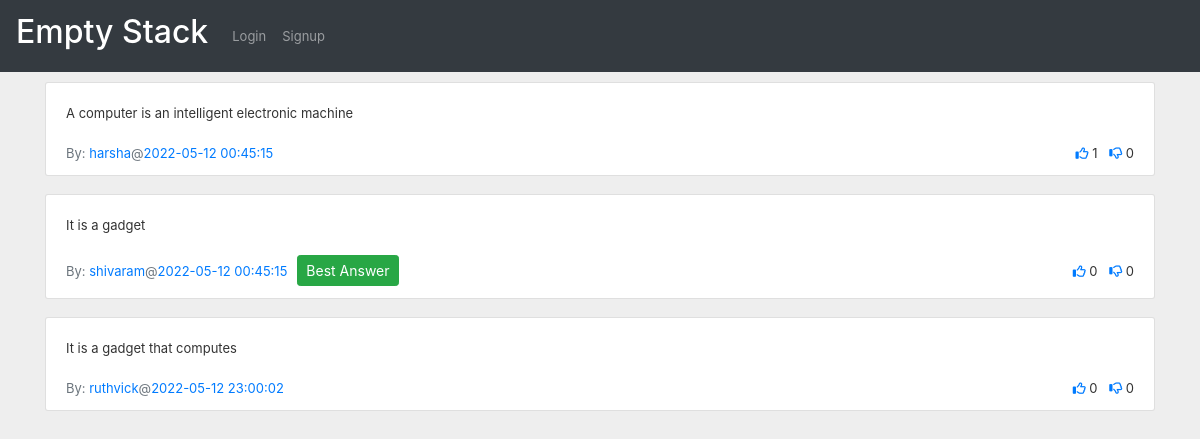
Page /show_answers/1 on the earlier database version.
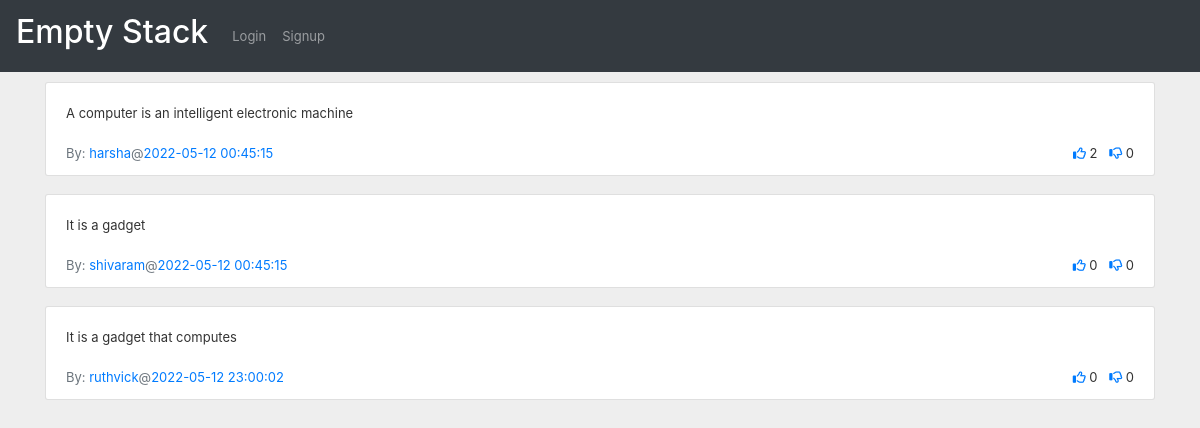
Same page on the later database version.
### app.py (models this page shows)
class Answers(db.Model):
    answerid = db.Column(db.Integer, autoincrement=True, primary_key=True)
    userid = db.Column(db.Integer, ForeignKey(Users.userid))
    answer = db.Column(db.Text)
    questionid = db.Column(db.Integer, ForeignKey(Questions.questionid))
    timeposted = db.Column(db.DateTime, server_default=func.now())
    upvotes = db.Column(db.Integer, default=0)
    downvotes = db.Column(db.Integer, default=0)
    bestanswer = db.Column(db.Boolean, default=False)

### app.py (the view)
@app.route('/show_answers/<question_id>', methods=['GET', 'POST'])
def show_answers(question_id):
    session['question_id'] = question_id
    question_id = int(question_id)
    answers = Answers.query.filter_by(questionid=question_id).all()
    usernames = []
    list_of_upvotes = []
    list_of_downvotes = []
    for answer in answers:
        user = Users.query.filter_by(userid=answer.userid).first()
        user_upvote = Upvotes.query.filter_by(userid=session.get('userid'), answerid=answer.answerid).first()
        if user_upvote:
            list_of_upvotes.append(True)
        else:
            list_of_upvotes.append(False)
        user_downvote = Downvotes.query.filter_by(userid=session.get('userid'), answerid=answer.answerid).first()
        if user_downvote:
            list_of_downvotes.append(True)
        else:
            list_of_downvotes.append(False)
        usernames.append(user.username)
    question = Questions.query.filter_by(questionid=question_id).first()
    return render_template('answers.html',
                           answers=answers,
                           usernames=usernames,
                           list_of_upvotes=list_of_upvotes,
                           list_of_downvotes=list_of_downvotes,
                           question=question)

### templates/answers.html (shortened to what this page needs)
{% extends "base.html" %}
{% import "bootstrap/wtf.html" as wtf %}
{% block styles %}
    <link rel="stylesheet" href="{{url_for('.static', filename='css/answers.css')}}">
{% endblock %}
{% block content %}
    {% for answer in answers %}
        <div class="container d-flex justify-content-center mt-10">
            {% if list_of_upvotes[loop.index-1] %}
                {% set upvote_icon_class = "fas fa-thumbs-up" %}
            {% else %}
                {% set upvote_icon_class = "far fa-thumbs-up" %}
            {% endif %}
            {% if list_of_downvotes[loop.index-1] %}
                {% set downvote_icon_class = "fas fa-thumbs-down" %}
            {% else %}
                {% set downvote_icon_class = "far fa-thumbs-down" %}
            {% endif %}
            <div class="w-100 overflow-auto order-2 order-md-1">
                <div class="card-group-control card-group-control-right">
                    <div class="card mb-2 w-100">
                        <div class="collapse show" >
                            <div class="card-body">
                                {{ answer.answer }}
                            </div>
                            <div class="card-footer bg-transparent d-sm-flex align-items-sm-center border-top-0 pt-0">
                                <a href="/profile/{{ answer.userid }}">
                                    <span class="text-muted">By: </span><span class="text-primary">{{ usernames[loop.index-1] }}</span>
                                </a>
                                <span class="text-muted">@</span><span class="text-primary">{{ answer.timeposted }}</span>
                                {% if answer.bestanswer %}
                                    <div class="gap">
                                        <button type="button" class="btn btn-success btn-sm">
                                            Best Answer
                                        </button>
                                    </div>
                                {% endif %}
                                <ul class="list-inline text-nowrap mb-0 ml-auto mt-2 mt-sm-0">
                                    <li class="list-inline-item"><a href="/upvote-answer/{{ answer.answerid }}"><i class="{{ upvote_icon_class }}"></i></a> {{ answer.upvotes }}</li>
                                    <li class="list-inline-item"><a href="/downvote-answer/{{ answer.answerid }}"><i class="{{ downvote_icon_class }}"></i></a> {{ answer.downvotes }}</li>
                                </ul>
                            </div>
                        </div>
                    </div>
                </div>
            </div>
        </div>
    {% endfor %}
{% endblock %}

Differences in the rows shown:
changed Answers "A computer is an intelligent electronic machine": upvotes "1" → "2"
changed Answers "It is a gadget": no longer shows "Best Answer"
